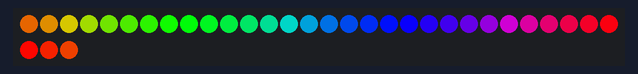
A sketch run on a simulated Arduino Mega 2560, built with avr-gcc and run on an emulated ATmega2560. On the bench: 33 RGB LEDs in strip order, left to right, continuing on the next row.

Above: at 0.45 s.
At 5.08 s:
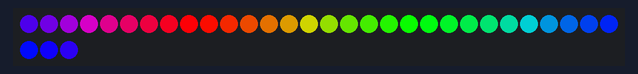
At 10.03 s:
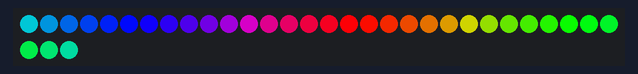
At 19.61 s:
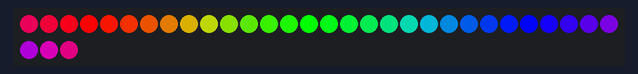
At 29.49 s:
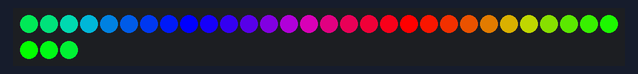
At 39.69 s:
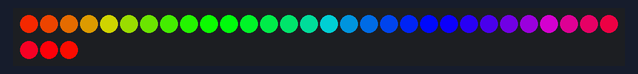

The sketch:

led-nosecone.ino
```cpp
#include <Adafruit_NeoPixel.h>
#include "NeoPattern.h"

#define LED_PIN 28
#define NUM_LEDS 33
#define FADE_DELAY 10

void OnComplete();

//TUTORIAL: https://learn.adafruit.com/multi-tasking-the-arduino-part-3/put-it-all-together-dot-dot-dot
NeoPattern Strip1(NUM_LEDS, LED_PIN, NEO_GRB + NEO_KHZ800, &OnComplete);

int selectedPattern = 0;

void setup() {
  Strip1.begin();
  Strip1.RainbowCycle(10);
  //Strip1.Scanner(Strip1.Color(0, 0, 255), 10);
}

void loop() {
  Strip1.Update();
}

void OnComplete() {
  switch (Strip1.ActivePattern) {
    case NeoPattern::RAINBOW_CYCLE:
      break;
    case NeoPattern::COLOR_WIPE:
      break;
    case NeoPattern::THEATER_CHASE:
      break;
  }
}

void switchPattern() {
  Strip1.Index = 0;
  Strip1.Color1 = Strip1.Color(0, 255, 255);
  switch (Strip1.ActivePattern) {
    case NeoPattern::NONE:
      Strip1.ActivePattern = NeoPattern::RAINBOW_CYCLE;
      Strip1.Interval = 50;
      Strip1.TotalSteps = 255;
      break;
    case NeoPattern::RAINBOW_CYCLE:
      Strip1.ActivePattern = NeoPattern::COLOR_WIPE;
      Strip1.Interval = 50;
      Strip1.TotalSteps = Strip1.numPixels();
      break;
    case NeoPattern::COLOR_WIPE:
      Strip1.ActivePattern = NeoPattern::THEATER_CHASE;
      Strip1.Interval = 50;
      Strip1.TotalSteps = Strip1.numPixels();
      break;
    case NeoPattern::THEATER_CHASE:
      Strip1.ActivePattern = NeoPattern::BRIGHT;
      Strip1.ColorSet(Strip1.Color(255, 255, 255));
      break;
    case NeoPattern::BRIGHT:
      Strip1.ActivePattern = NeoPattern::HALF_BRIGHT;
      Strip1.ColorSet(Strip1.Color(127, 127, 127));
      break;
    case NeoPattern::HALF_BRIGHT:
      Strip1.ActivePattern = NeoPattern::SCANNER;
      Strip1.Interval = 10;
      Strip1.TotalSteps = Strip1.numPixels();
      Strip1.Color1 = Strip1.Color(255, 0, 0);
      break;
    case NeoPattern::SCANNER:
      Strip1.ActivePattern = NeoPattern::NONE;
      Strip1.ColorSet(Strip1.Color(0, 0, 0));
      break;
  }
}
```

NeoPattern.cpp
```cpp
#include <Adafruit_NeoPixel.h>
#include "NeoPattern.h"

// Returns the Red component of a 32-bit color
uint8_t NeoPattern::Red(uint32_t color) {
  return (color >> 16) & 0xFF;
}

// Returns the Green component of a 32-bit color
uint8_t NeoPattern::Green(uint32_t color) {
  return (color >> 8) & 0xFF;
}

// Returns the Blue component of a 32-bit color
uint8_t NeoPattern::Blue(uint32_t color) {
  return color & 0xFF;
}

// Input a value 0 to 255 to get a color value.
// The colours are a transition r - g - b - back to r.
uint32_t NeoPattern::Wheel(byte WheelPos) {
  WheelPos = 255 - WheelPos;
  if (WheelPos < 85) {
    return Color(255 - WheelPos * 3, 0, WheelPos * 3);
  } else if (WheelPos < 170) {
    WheelPos -= 85;
    return Color(0, WheelPos * 3, 255 - WheelPos * 3);
  } else {
    WheelPos -= 170;
    return Color(WheelPos * 3, 255 - WheelPos * 3, 0);
  }
}

// Update the Rainbow Cycle Pattern
void NeoPattern::RainbowCycleUpdate() {
  for (int i = 0; i < numPixels(); i++) {
    setPixelColor(i, Wheel(((i * 256 / numPixels()) + Index) & 255));
  }
  show();
  Increment();
}

// Update the pattern
void NeoPattern::Update() {
  if ((millis() - lastUpdate) > Interval) {  // time to update
    lastUpdate = millis();
    switch (ActivePattern) {
      case RAINBOW_CYCLE:
        RainbowCycleUpdate();
        break;
      case COLOR_WIPE:
        ColorWipeUpdate();
        break;
      case THEATER_CHASE:
        TheaterChaseUpdate();
        break;
      case SCANNER:
        ScannerUpdate();
        break;
      default:
        break;
    }
  }
}

// Initialize for a RainbowCycle
void NeoPattern::RainbowCycle(uint8_t interval, Direction dir) {
  ActivePattern = RAINBOW_CYCLE;
  Interval = interval;
  TotalSteps = 255;
  Index = 0;
  direction = dir;
}

// Increment the Index and reset at the end
void NeoPattern::Increment() {
  if (direction == FORWARD) {
    Index++;
    if (Index >= TotalSteps) {
      Index = 0;
      if (OnComplete != NULL) {
        OnComplete();  // call the comlpetion callback
      }
    }
  } else  // Direction == REVERSE
  {
    --Index;
    if (Index <= 0) {
      Index = TotalSteps - 1;
      if (OnComplete != NULL) {
        OnComplete();  // call the comlpetion callback
      }
    }
  }
}

// Reverse direction of the pattern
void NeoPattern::Reverse() {
  if (direction == FORWARD) {
    direction = REVERSE;
    Index = TotalSteps - 1;
  } else {
    direction = FORWARD;
    Index = 0;
  }
}

// Initialize for a ColorWipe
void NeoPattern::ColorWipe(uint32_t color, uint8_t interval, Direction dir) {
  ActivePattern = COLOR_WIPE;
  Interval = interval;
  TotalSteps = numPixels();
  Color1 = color;
  Index = 0;
  direction = dir;
}

// Update the Color Wipe Pattern
void NeoPattern::ColorWipeUpdate() {
  setPixelColor(Index, Color1);
  show();
  Increment();
}

// Initialize for a Theater Chase
void NeoPattern::TheaterChase(uint32_t color1, uint32_t color2, uint8_t interval, Direction dir) {
  ActivePattern = THEATER_CHASE;
  Interval = interval;
  TotalSteps = numPixels();
  Color1 = color1;
  Color2 = color2;
  Index = 0;
  direction = dir;
}

// Update the Theater Chase Pattern
void NeoPattern::TheaterChaseUpdate() {
  for (int i = 0; i < numPixels(); i++) {
    if ((i + Index) % 3 == 0) {
      setPixelColor(i, Color1);
    } else {
      setPixelColor(i, Color2);
    }
  }
  show();
  Increment();
}

// Initialize for a SCANNNER
void NeoPattern::Scanner(uint32_t color1, uint8_t interval) {
  ActivePattern = SCANNER;
  Interval = interval;
  TotalSteps = (numPixels() - 1) * 2;
  Color1 = color1;
  Index = 0;
}

// Update the Scanner Pattern
void NeoPattern::ScannerUpdate() {
  for (int i = 0; i < numPixels(); i++) {
    if (i == Index)  // Scan Pixel to the right
    {
      setPixelColor(i, Color1);
    } else if (i == TotalSteps - Index)  // Scan Pixel to the left
    {
      setPixelColor(i, Color1);
    } else  // Fading tail
    {
      setPixelColor(i, DimColor(getPixelColor(i)));
    }
  }
  show();
  Increment();
}

// Return color, dimmed by 75% (used by scanner)
uint32_t NeoPattern::DimColor(uint32_t color) {
  uint32_t dimColor = Color(Red(color) >> 1, Green(color) >> 1, Blue(color) >> 1);
  return dimColor;
}

// Set all pixels to a color (synchronously)
void NeoPattern::ColorSet(uint32_t color) {
  for (int i = 0; i < numPixels(); i++) {
    setPixelColor(i, color);
  }
  show();
}
```

NeoPattern.h
```cpp
#ifndef NEO_PATTERN_H
#define NEO_PATTERN_H

// NeoPattern Class - derived from the Adafruit_NeoPixel class
class NeoPattern : public Adafruit_NeoPixel {
public:
  enum Pattern { NONE, RAINBOW_CYCLE, COLOR_WIPE, THEATER_CHASE, SCANNER, BRIGHT, HALF_BRIGHT };
  enum Direction { FORWARD, REVERSE };
  // Member Variables:
  Pattern ActivePattern;  // which pattern is running
  Direction direction;    // direction to run the pattern
  unsigned long Interval;    // milliseconds between updates
  unsigned long lastUpdate;  // last update of position

  uint32_t Color1, Color2;  // What colors are in use
  uint16_t TotalSteps;      // total number of steps in the pattern
  uint16_t Index;           // current step within the pattern

  uint8_t Red(uint32_t color);
  uint8_t Green(uint32_t color);
  uint8_t Blue(uint32_t color);
  void Update();
  void RainbowCycle(uint8_t interval, Direction dir = FORWARD);
  void RainbowCycleUpdate();
  void Increment();
  uint32_t Wheel(byte WheelPos);
  void Reverse();
  void ColorWipe(uint32_t color, uint8_t interval, Direction dir = FORWARD);
  void ColorWipeUpdate();
  void TheaterChase(uint32_t color1, uint32_t color2, uint8_t interval, Direction dir = FORWARD);
  void TheaterChaseUpdate();
  uint32_t DimColor(uint32_t color);
  void ColorSet(uint32_t color);
  void Scanner(uint32_t color1, uint8_t interval);
  void ScannerUpdate();
  void (*OnComplete)();  // Callback on completion of pattern

  // Constructor - calls base-class constructor to initialize strip
  NeoPattern(uint16_t pixels, uint8_t pin, uint8_t type, void (*callback)()) : Adafruit_NeoPixel(pixels, pin, type) {
    OnComplete = callback;
  }
};

#endif
```
